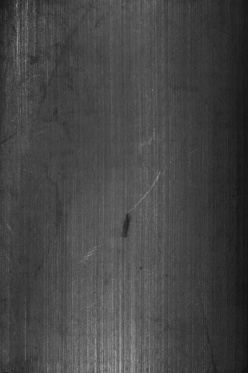
#> input picture data/img/exp1_num_108889.jpg, 248 x 373 px; its folder holds only this picture in this run
$ python -i MCueSal2.py   (imports and definitions only)   (older library calls are emulated)
#> lines starting #> are read from the running program, lines starting #| are printed output that depends on the picture; after the words box and inside, x2 and y2 are one past the last pixel; in counts of white or black regions, pixels touching at a corner belong together
 # -*- coding: utf-8 -*-
"""
Created on Tue Dec 10 21:08:30 2017
Author: Yibin Huang, Congying Qiu

Paper: Surface Defect Saliency of Magnetic Tile
Preprint: https://www.researchgate.net/publication/325882869_Surface_Defect_Saliency_of_Magnetic_Tile
"""

import numpy as np
import time
import glob
import cv2

from skimage.color import rgb2lab

########################################
# Existing image processing methods
########################################

def strukturtrnsor(inp, dsize=4, sigma=-1):
    height, width=inp.shape[:2]
    gray_img=cv2.resize(inp, (int(width/dsize), int(height/dsize)))

    Ix=cv2.Sobel(gray_img,cv2.CV_64F,1,0,ksize=3)
    Iy=cv2.Sobel(gray_img,cv2.CV_64F,0,1,ksize=3)

    Ix2=cv2.GaussianBlur(Ix*Ix, (5,5), sigma)
    Iy2=cv2.GaussianBlur(Iy*Iy, (5,5), sigma)
    Ixy=cv2.GaussianBlur(Ix*Iy, (5,5), sigma)

    A=(Ix2 - Iy2) * (Ix2 - Iy2) + 4 * Ixy * Ixy
    B=Ix2 + Iy2
    cv2.normalize(A, A, 0, 1.0, cv2.NORM_MINMAX)
    cv2.normalize(B, B, 0, 1.0, cv2.NORM_MINMAX)
    dst=(A + B) / 2
    dst=cv2.resize(dst, (width,height))
    dst=dst.astype('float32')

    return dst


def PHOT(inp):
    # 2D Discrete Fourier Transform (DFT) is used to find the frequency domain
    dft=cv2.dft(np.float32(inp),flags=cv2.DFT_COMPLEX_OUTPUT)
    MAG, PHASE=cv2.cartToPolar(dft[:,:,0],dft[:,:,1])
    dft[:, :, 0]=dft[:, :, 0] / MAG
    dft[:,:,1]=dft[:,:,1] / MAG

    img_back=cv2.idft(dft)
    MAG =img_back[:,:,0]
    MAG=cv2.GaussianBlur(MAG,(9,9),0)
    m=np.mean(MAG)
    MAG=(MAG-m)*(MAG-m)
    cv2.normalize(MAG,MAG,0,1.0,cv2.NORM_MINMAX)

    return MAG.astype('float32')


def AC(inp, R1=0, Scale=3):
    # the input is an uint8 1 channel img,only For gray_img now
    imgf=np.float32(inp)
    Height, Width=inp.shape[:2]
    MeanR1=cv2.GaussianBlur(imgf, (3, 3), -1)

    # R1=0 -> use the the original pixel
    if R1 > 0:
        MeanR1=cv2.GaussianBlur(MeanR1,(7,7),-1)

    MinR2=min(Width, Height) / 8
    MaxR2=min(Width, Height) / 2

    out=0
    for Z in range(Scale):
        MeanR2=MeanR1
        radius=int((MaxR2 - MinR2) * Z / (Scale - 1) + MinR2)
        if  radius % 2 == 0:
            radius += 1
        MeanR2=cv2.cv2.GaussianBlur(MeanR1, (radius, radius), -1)
        out += np.sqrt((MeanR2-MeanR1) * (MeanR2-MeanR1))
        out=out.astype('float32')

    cv2.normalize(out, out, 0, 1.0, cv2.NORM_MINMAX)

    return out


def Darker(inp):

    return cv2.adaptiveThreshold(inp,255.0,cv2.ADAPTIVE_THRESH_MEAN_C,
                                     cv2.THRESH_BINARY_INV,35,15)


def activate_boolean_map(bool_map, dilation_width=7):
    """
        Performs activation on a single boolean map.
    """
    # use the boolean map as a mask for flood filling
    activation=np.array(bool_map, dtype=np.uint8)
    mask_shape=(bool_map.shape[0] + 2, bool_map.shape[1] + 2)
    ffill_mask=np.zeros(mask_shape, dtype=np.uint8)

    # top and bottom rows
    for i in range(0, activation.shape[0]):
        for j in [0, activation.shape[1] - 1]:
            if activation[i,j]:
                cv2.floodFill(activation, ffill_mask, (j, i), 0)

    # left and right columns
    for i in [0, activation.shape[0] - 1]:
        for j in range(0, activation.shape[1]):
            if activation[i,j]:
                cv2.floodFill(activation, ffill_mask, (j, i), 0)

    ret=activation!=1
    map1=ret * bool_map
    map2=ret * (1-bool_map)
    kernal=np.ones((dilation_width,dilation_width),np.uint8);

    if  dilation_width > 0:
        map1=  cv2.dilate(map1.astype('uint8'),kernal,1)
        map2=  cv2.dilate(map2.astype('uint8'),kernal,1)
    activation=(map1+map2)/2

    return activation


def BMS(src, n_thresholds=80):
    """
        Computes Boolean Map Saliency (BMS).
    """
    src=cv2.GaussianBlur(src, (5, 5), -1)
    if  src.ndim>2 :
        img_lab=rgb2lab(src)
    else:
        img_lab=cv2.cvtColor(src,cv2.COLOR_GRAY2BGR)

    img_lab=cv2.medianBlur(img_lab,3).astype('float')

    cv2.normalize(img_lab,img_lab,0,1.0,cv2.NORM_MINMAX)
    thresholds=np.arange(0, 1, 1.0 / n_thresholds)[1:]

    # compute boolean maps
    bool_maps=[]

    for thresh in thresholds:
        img_lab_T=img_lab.transpose(2, 0, 1)
        img_thresh=(img_lab_T > thresh)
        bool_maps.extend(list(img_thresh))

    # compute mean attention map
    attn_map=np.zeros(img_lab.shape[:2], dtype=np.float)

    for bool_map in bool_maps:
        attn_map += activate_boolean_map(bool_map)

    attn_map /= n_thresholds
    cv2.normalize(attn_map,attn_map,0,1.1,cv2.NORM_MINMAX)
    attn_map=attn_map*attn_map
    attn_map=cv2.GaussianBlur(attn_map, (5, 5), -1)

    attn_map[attn_map > 1]=1

    return attn_map.astype('float')


#######
# MCue
#######

def Mcue2(src):
    dstphot=PHOT(src)
    dststrukturtrnsor=strukturtrnsor(src)
    dstac=AC(src)
    dstdarker=Darker(src)
    dstBMS=BMS(src)
    dstdarker=dstdarker/255*3.0+1.0
    mcue2=(dstBMS*dstdarker*(dstphot*3+dstac+dststrukturtrnsor))/4.0*255.0
    mcue2[mcue2 > 255]=255

    return mcue2.astype('uint8')


#  test the mcue
def testMCue(srcpath='/<path_to_project>/imgs'):
    data_type='jpg'
    imgs= glob.glob(srcpath+"/*."+data_type)
    tic=time.time()

    # test above image processing methods
    for imgname in imgs:
       src=cv2.imread(imgname,cv2.IMREAD_GRAYSCALE)
#       dstphot=PHOT(src)
#       dststrukturtrnsor=strukturtrnsor(src)
#       dstac=AC(src)
       dst_darker=Darker(src)
       dstBMS=BMS(src)
       mc2=Mcue2(src)

       # compare the performance of Mcue2 and selected method. Replace the item needed for visualization:
       rsimg= np.concatenate((dst_darker/255, dstBMS), axis=1)*255
       cv2.imshow("rsimg",rsimg.astype('uint8'))
       cv2.imshow("mc2",mc2)
       cv2.waitKey()

    toc=time.time()

    used=(toc-tic)/len(imgs)
    print("each used %.2f s",used)
    cv2.destroyAllWindows()

>>> import cv2
>>> picture = cv2.imread('data/img/exp1_num_108889.jpg', cv2.IMREAD_GRAYSCALE)
#> picture is the input picture: shape (373, 248); min 16, max 170, mean 69.3
>>> result = Mcue2(picture)
#> in PHOT, `MAG, PHASE=cv2.cartToPolar(dft[:,:,0],dft[:,:,1])`:
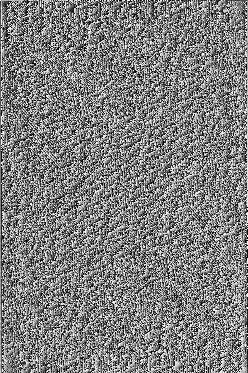
#> PHASE: shape (373, 248) float32; min 0.000147, max 6.28, mean 3.14; drawn with min black and max white
#> in PHOT, `MAG=cv2.GaussianBlur(MAG,(9,9),0)`:
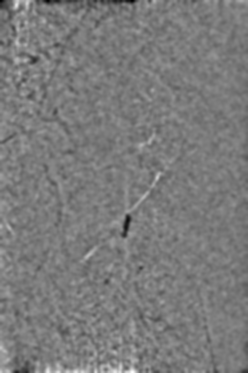
#> MAG: shape (373, 248) float32; min -539.5, max 576.6, mean 1.1; drawn with min black and max white
#> in PHOT, `m=np.mean(MAG)`: m = 1.06
#> in Darker, `return cv2.adaptiveThreshold(inp,255.0,cv2.ADAPTIVE_THRESH_MEAN_C, cv2..`:
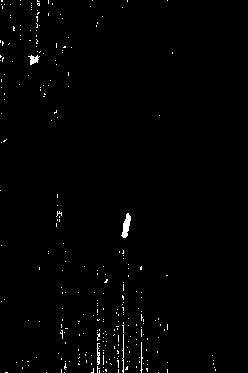
#> returned value: shape (373, 248); 1% white in thin lines or dots, all inside (x1, y1, x2, y2) = (0, 0, 216, 373)
#> in BMS, `cv2.normalize(img_lab,img_lab,0,1.0,cv2.NORM_MINMAX)`:
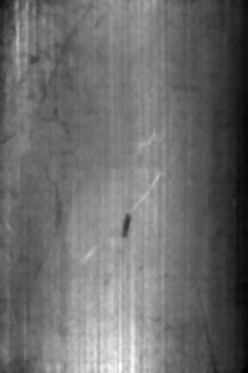
#> img_lab: shape (373, 248, 3) float64; min 1.21e-17, max 1, mean 0.426
#> after the loop in BMS, `for thresh in thresholds:`: bool_maps = 237 items
#> the loop in BMS, `for bool_map in bool_maps:` made 237 passes
#> pass 1, in activate_boolean_map, `activation=np.array(bool_map, dtype=np.uint8)`:
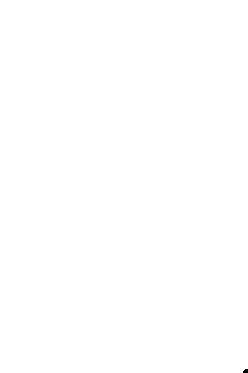
#> activation: shape (373, 248); values 0 (black) and 1 (white), 100% white; 1 black region (1 under 20 px)
#> in BMS, `attn_map /= n_thresholds`:
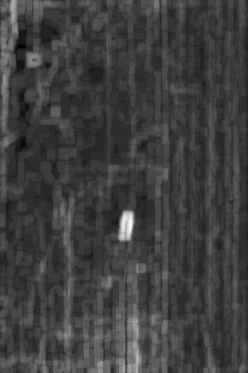
#> attn_map: shape (373, 248) float64; min 1.39, max 2.1, mean 1.57; drawn with min black and max white
#> in BMS, `attn_map[attn_map > 1]=1`: attn_map: shape (373, 248) float64; min 0.0011, max 1, mean 0.0832
#> in Mcue2, `mcue2[mcue2 > 255]=255`:
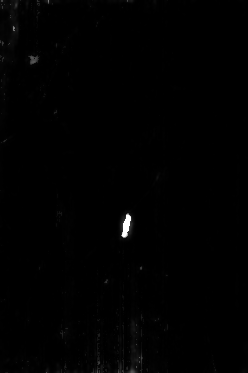
#> mcue2: shape (373, 248) float64; min 0.00857, max 255, mean 1.5

$ run again, on data/img/exp1_num_249594.jpg
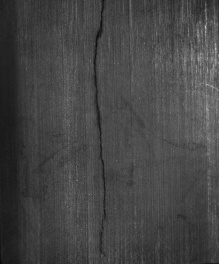
#> input picture data/img/exp1_num_249594.jpg, 219 x 264 px
#> picture is the input picture: shape (264, 219); min 9, max 194, mean 69
#> m = 1.14
#> in BMS, `cv2.normalize(img_lab,img_lab,0,1.0,cv2.NORM_MINMAX)`:
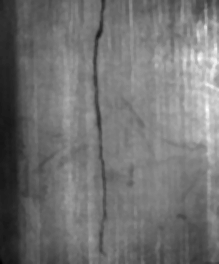
#> img_lab: shape (264, 219, 3) float64; min 0, max 1, mean 0.449
#> after the loop in BMS, `for thresh in thresholds:`: bool_maps = 237 items
#> dstdarker: shape (264, 219) float64; values 1 (black) and 4 (white), 2.6% white in thin lines or dots, all inside (x1, y1, x2, y2) = (32, 0, 219, 264)
#> in Mcue2, `mcue2[mcue2 > 255]=255`:
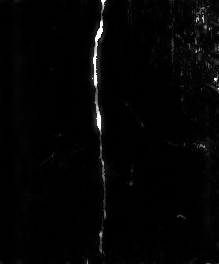
#> mcue2: shape (264, 219) float64; min 0.0238, max 255, mean 4.8

$ run again, on data/img/exp1_num_262480.jpg
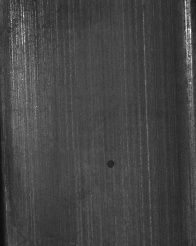
#> input picture data/img/exp1_num_262480.jpg, 196 x 246 px
#> picture is the input picture: shape (246, 196); min 13, max 255, mean 68.3
#> in PHOT, `MAG=cv2.GaussianBlur(MAG,(9,9),0)`:
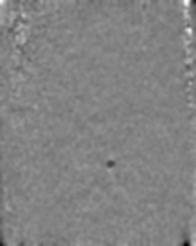
#> MAG: shape (246, 196) float32; min -650.7, max 616.4, mean 1.1; drawn with min black and max white
#> m = 1.12
#> after the loop in BMS, `for thresh in thresholds:`: bool_maps = 237 items
#> dstdarker: shape (246, 196) float64; values 1 (black) and 4 (white), 3.9% white; 256 white regions (246 under 20 px), largest, box (x1, y1, x2, y2) and area: (171, 0, 183, 108) 582, (0, 164, 4, 246) 189, (1, 0, 11, 54) 164
#> in Mcue2, `mcue2[mcue2 > 255]=255`:
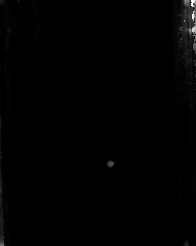
#> mcue2: shape (246, 196) float64; min 0.00457, max 255, mean 1.9

$ run again, on data/img/exp1_num_265077.jpg
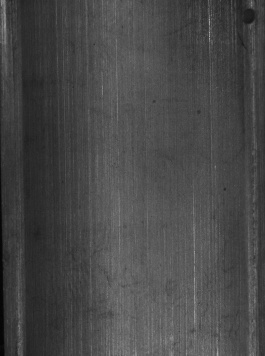
#> input picture data/img/exp1_num_265077.jpg, 265 x 356 px
#> picture is the input picture: shape (356, 265); min 4, max 168, mean 71.7
#> m = 1.14
#> after the loop in BMS, `for thresh in thresholds:`: bool_maps = 237 items
#> in BMS, `attn_map=attn_map*attn_map`:
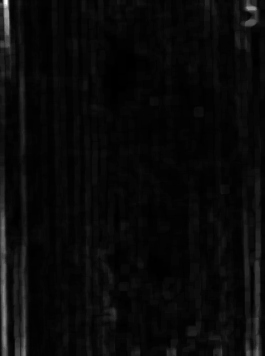
#> attn_map: shape (356, 265) float64; min 4.81e-33, max 1.21, mean 0.047; drawn with min black and max white
#> dstdarker: shape (356, 265) float64; values 1 (black) and 4 (white), 1.5% white; 304 white regions (300 under 20 px), largest, box (x1, y1, x2, y2) and area: (0, 167, 4, 356) 449, (242, 9, 255, 24) 141, (238, 33, 247, 49) 50, (258, 280, 262, 292) 20
